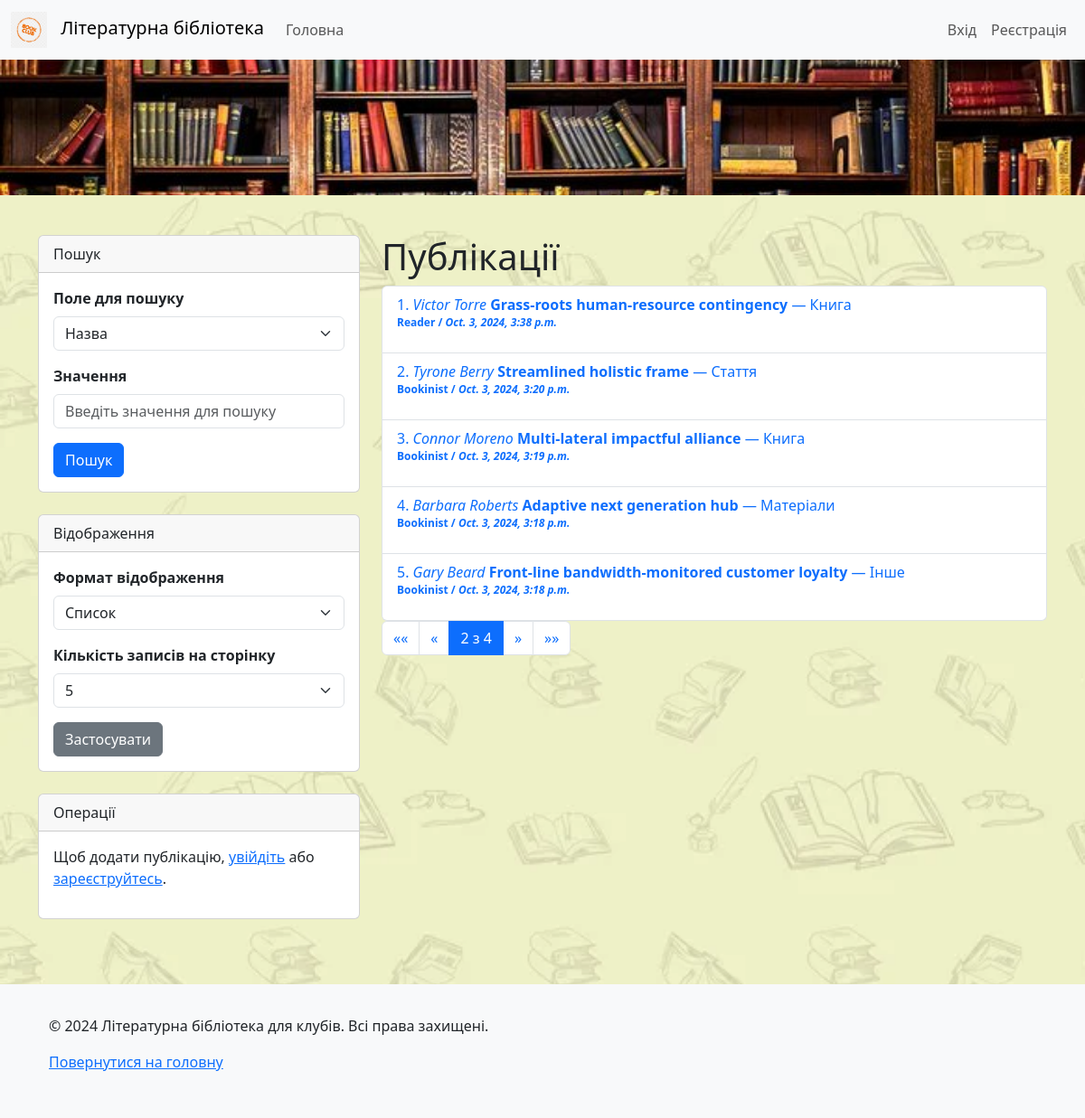
Screenshot of /publications/?page=2&view=list&per_page=5 with the database file from the repository.
### publications/models.py (models this page shows, shortened)
class Publication(models.Model):
    title = models.CharField(max_length=255, unique=False)
    author = models.CharField(max_length=255)
    annotation = models.TextField()
    publication_year = models.IntegerField(
        validators=[
            MinValueValidator(1000),  # Найраніше допустимий рік
            MaxValueValidator(datetime.now().year)  # Поточний рік як максимальне значення
        ]
    )
    page_count = models.IntegerField(
        validators=[
            MinValueValidator(1),  # Мінімум 1 сторінка
            MaxValueValidator(10000)  # Максимум 10 000 сторінок
        ]
    )
    publication_type = models.ForeignKey('PublicationType', on_delete=models.CASCADE)
    cover_image = models.ImageField(
        upload_to='covers/', blank=True, null=True, validators=[validate_image]
    )
    created_by = models.ForeignKey(User, on_delete=models.CASCADE)
    created_at = models.DateTimeField(default=timezone.now)

class PublicationType(models.Model):
    name = models.CharField(max_length=100, unique=True)
    def __str__(self):
        return self.name

### publications/views.py (the view, shortened to what this page needs)
# urls.py: path('', views.publication_list, name='publication_list'),
def publication_list(request):
    query = request.GET.get('q')
    search_field = request.GET.get('search_field', 'title')  # За замовчуванням шукаємо за назвою
    view_type = request.GET.get('view', 'list')  # За замовчуванням список рядками
    per_page = request.GET.get('per_page', 5)  # Кількість елементів на сторінку
    publications = Publication.objects.all().order_by('-created_at')
    paginator = Paginator(publications, per_page)
    page_number = request.GET.get('page')
    page_obj = paginator.get_page(page_number)
    return render(request, 'publications/publication_list.html', {
        'page_obj': page_obj,
        'view_type': view_type,
        'query': query,
        'per_page': per_page,
        'search_field': search_field  # Додаємо поле пошуку до контексту
    })

### publications/templates/publications/publication_list.html (shortened to what this page needs)
{% extends 'publications/base.html' %}
{% load static %}
{% block content %}
<h1>Публікації</h1>
{% if view_type == 'list' %}
    <ol class="list-group">
        {% for publication in page_obj %}
            <li class="list-group-item">
                <a href="{% url 'publication_detail' publication.pk %}" class="text-decoration-none">
                    <p class="mb-1">
                        {{ forloop.counter }}. <i>{{ publication.author }}</i> <strong>{{ publication.title }}</strong> — {{ publication.publication_type }}
                    </p>
                    <p style="font-size: 0.75rem; font-weight: bold; margin-top: -5px;">
                        {{ publication.created_by.username }} / <i>{{ publication.created_at }}</i>
                    </p>
                </a>
            </li>
        {% empty %}
            <li class="list-group-item">Немає публікацій</li>
        {% endfor %}
    </ol>
{% endif %}
<nav aria-label="Page navigation">
    <ul class="pagination">
        {% if page_obj.has_previous %}
            <li class="page-item">
                <a class="page-link" href="?page=1&view={{ view_type }}{% if query %}&q={{ query }}{% endif %}&per_page={{ per_page }}" aria-label="Перша">
                    <span aria-hidden="true">&laquo;&laquo;</span>
                </a>
            </li>
            <li class="page-item">
                <a class="page-link" href="?page={{ page_obj.previous_page_number }}&view={{ view_type }}{% if query %}&q={{ query }}{% endif %}&per_page={{ per_page }}" aria-label="Попередня">
                    <span aria-hidden="true">&laquo;</span>
                </a>
            </li>
        {% endif %}
        <li class="page-item active"><span class="page-link">{{ page_obj.number }} з {{ page_obj.paginator.num_pages }}</span></li>
        {% if page_obj.has_next %}
            <li class="page-item">
                <a class="page-link" href="?page={{ page_obj.next_page_number }}&view={{ view_type }}{% if query %}&q={{ query }}{% endif %}&per_page={{ per_page }}" aria-label="Наступна">
                    <span aria-hidden="true">&raquo;</span>
                </a>
            </li>
            <li class="page-item">
                <a class="page-link" href="?page={{ page_obj.paginator.num_pages }}&view={{ view_type }}{% if query %}&q={{ query }}{% endif %}&per_page={{ per_page }}" aria-label="Остання">
                    <span aria-hidden="true">&raquo;&raquo;</span>
                </a>
            </li>
        {% endif %}
    </ul>
</nav>
{% endblock %}

### static/publications/css/styles.css (style rules this page uses)
body { background-image: url("../images/background.jpg"); background-size: cover; background-repeat: no-repeat; background-attachment: fixed; }
html { height: 100%; }
body { display: flex; flex-direction: column; min-height: 100vh; margin: 0; }

### rows the page displays
Publication: author "Victor Torre", title "Grass-roots human-resource contingency", publication_type "Книга", created_by.username "Reader", created_at "Oct. 3, 2024, 3:38 p.m."
Publication: author "Tyrone Berry", title "Streamlined holistic frame", publication_type "Стаття", created_by.username "Bookinist", created_at "Oct. 3, 2024, 3:20 p.m."
Publication: author "Connor Moreno", title "Multi-lateral impactful alliance", publication_type "Книга", created_by.username "Bookinist", created_at "Oct. 3, 2024, 3:19 p.m."
Publication: author "Barbara Roberts", title "Adaptive next generation hub", publication_type "Матеріали", created_by.username "Bookinist", created_at "Oct. 3, 2024, 3:18 p.m."
Publication: author "Gary Beard", title "Front-line bandwidth-monitored customer loyalty", publication_type "Інше", created_by.username "Bookinist", created_at "Oct. 3, 2024, 3:18 p.m."

### other values shown
{{ page_obj.number }} "2"
{{ page_obj.paginator.num_pages }} "4"
